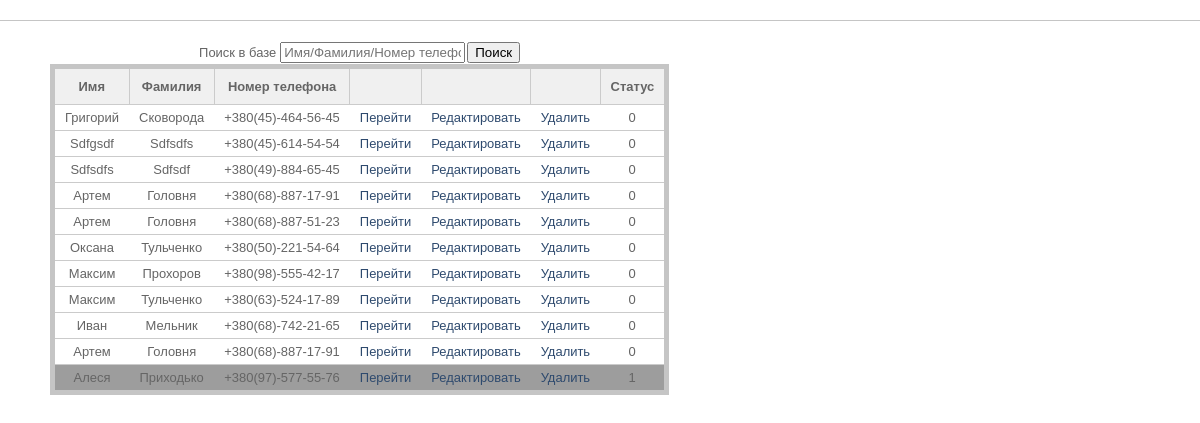
Screenshot of /medapp/clients/ (signed in) with the database file from the repository.
### MedApp/models.py (models this page shows, shortened)
class Client(models.Model):
    user = models.ForeignKey(User, default= 1)
    name = models.CharField(max_length=20, verbose_name = 'Имя')
    sorname = models.CharField(max_length=20, verbose_name = 'Фамилия')
    number = models.CharField(max_length=20, verbose_name = 'Номер телефона',)
    birthday = models.DateField(default=MAX_DATE.strftime('%Y-%m-%d'), verbose_name='День рождения')
    info = models.TextField(max_length = 100, blank = True, null = True, default = None, verbose_name = 'Дополнительно')
    token = models.CharField(max_length = 32, default = 'admin_url', verbose_name = 'Токен')
    registration_date = models.DateTimeField(auto_now_add=True, auto_now=False, verbose_name = 'Дата регистрации')
    status = models.IntegerField(blank=True, null=True, default=0, verbose_name='Статус клиента')
    class Meta():
        ordering = ['-registration_date']

### MedApp/views.py (the view, shortened to what this page needs)
# urls.py: url(r'^clients/(?P<client_token>\w+)/edit-client/', views.edit_client),
def clients(request):
    if auth.get_user(request).is_active:
        out_dict = {}
        out_dict['medapp_active'] = True
        out_dict['Clients'] = Client.objects.filter(user_id = auth.get_user(request).id)
        error_message = 'Клиент не найден. Попробуйте еще раз или '
        error_message_none = 'Заполните поля для поиска'
        clients = Client.objects.filter(user_id = auth.get_user(request).id)
    return render(request, 'MedApp/client_base.html', out_dict)

### MedApp/Templates/MedApp/client_base.html (shortened to what this page needs)
{% extends 'template.html' %}
{% block forms %}
    <table class="form_table" align="center">
    <tr><form action="client_base.html" method="POST">
        <td><label for="find_client" class="label">Поиск в базе</label><td>
        <td><input type="text" class="input" name="find_client" placeholder="Имя/Фамилия/Номер телефона в формате +380..."></td>
        <td><input type="submit" value="Поиск"></td>
    </form></tr>
    </table>
{% endblock %}
{% block main %}
    <table class="table" align="center" >
        <tr>
            <th>Имя</th>
            <th>Фамилия</th>
            <th>Номер телефона</th>
            <th></th>
            <th></th>
            <th></th>
            <th>Статус</th>
        </tr>
        {% for client in Clients %}
            <tr>
                <td>{{ client.name }}</td>
                <td>{{ client.sorname }}</td>
                <td>{{ client.number }}
                <td><a href="/medapp/clients/{{ client.token }}&">Перейти</a></td>
                <td><a href="/medapp/clients/{{ client.token }}/edit-client/">Редактировать</a></td>
                <td><a href="/medapp/clients/{{ client.token }}/delete-client/">Удалить</a></td>
                <td>{{ client.status }}</td>
            </tr>
        {% endfor %}
    </table>
{% endblock %}

### MedApp/static/medapp.css (style rules this page uses)
html,body { padding: 0; margin: 0; font-family: Verdana, sans-serif; word-wrap: break-word; font-size: 0.9em; background-repeat: inherit; background-size: cover; color: #656565; height: auto; width: 100%; }
a { text-decoration: none; color: #2e4a6e; }
.table.table { border-collapse: collapse; border: 5px solid #c5c5c5; }
.table.table th { max-width: 150px; padding: 10px 10px; background-color: #f0f0f0; }
.table.table td { max-width: 150px; padding: 5px 10px; text-align: center; }
.table tr,td,th { border: 1px solid #cbcbcb; }
.table tr.active-client { background-color: #9d9d9d; }
table.form_table, td { border: none; border-collapse: collapse; }
table.form_table tr { margin-top: 20px; }

### rows the page displays
Client: name "Григорий", sorname "Сковорода", number "+380(45)-464-56-45", status "0"
Client: name "Sdfgsdf", sorname "Sdfsdfs", number "+380(45)-614-54-54", status "0"
Client: name "Sdfsdfs", sorname "Sdfsdf", number "+380(49)-884-65-45", status "0"
Client: name "Артем", sorname "Головня", number "+380(68)-887-17-91", status "0"
Client: name "Артем", sorname "Головня", number "+380(68)-887-51-23", status "0"
Client: name "Оксана", sorname "Тульченко", number "+380(50)-221-54-64", status "0"
Client: name "Максим", sorname "Прохоров", number "+380(98)-555-42-17", status "0"
Client: name "Максим", sorname "Тульченко", number "+380(63)-524-17-89", status "0"
Client: name "Иван", sorname "Мельник", number "+380(68)-742-21-65", status "0"
Client: name "Артем", sorname "Головня", number "+380(68)-887-17-91", status "0"
Client: name "Алеся", sorname "Приходько", number "+380(97)-577-55-76", status "1"
